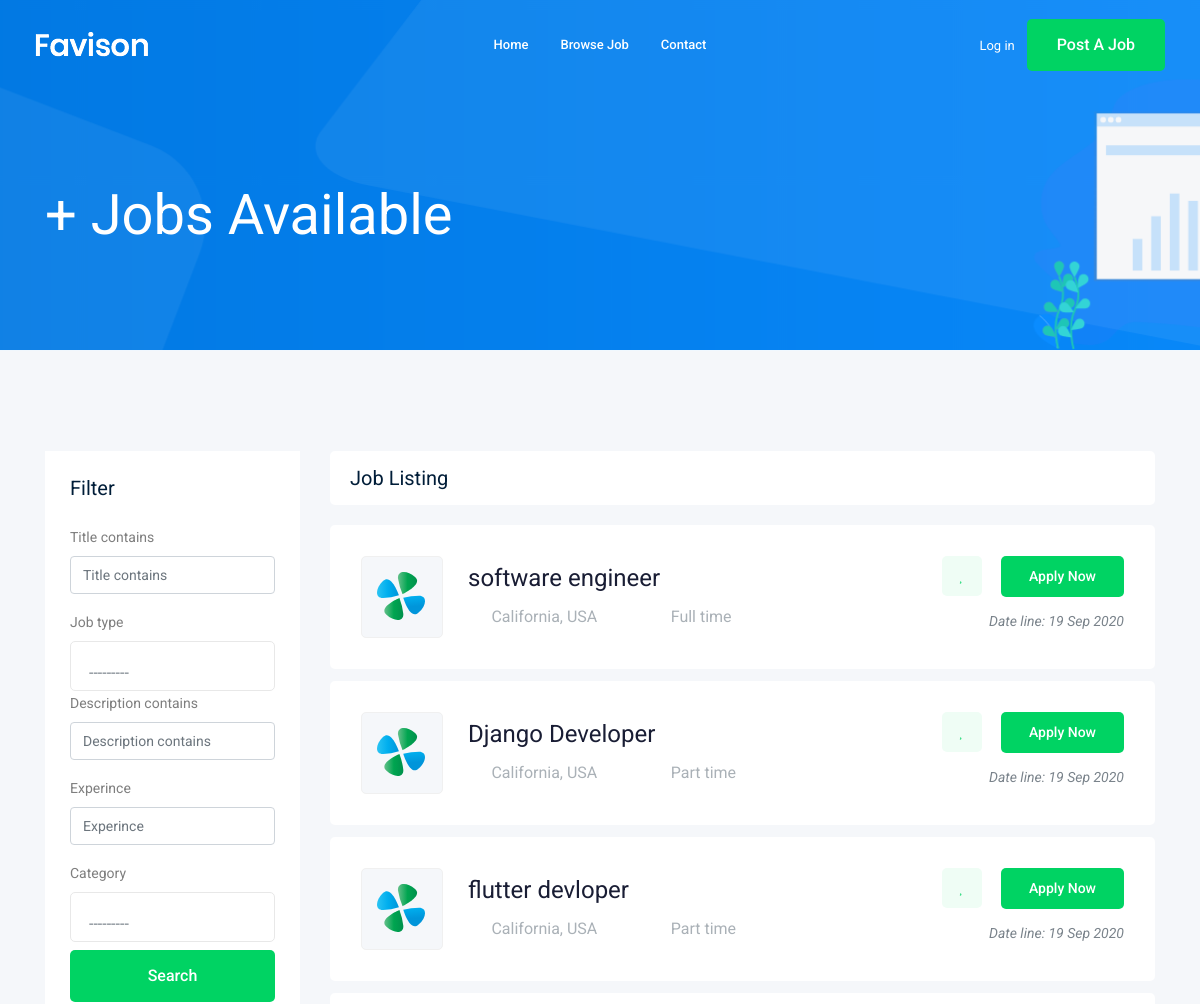
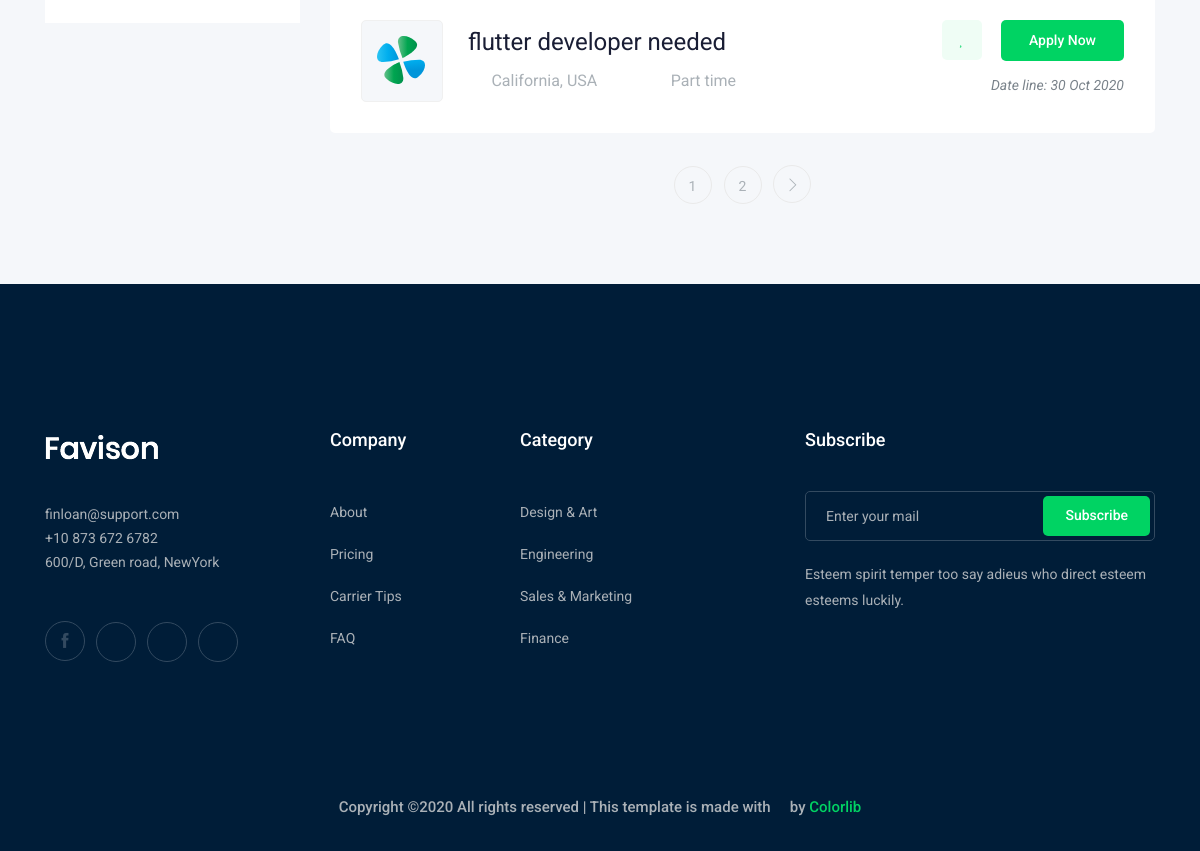
Screenshot of /jobs/ with the database file from the repository (2 pictures, top to bottom).
### job/models.py (models this page shows, shortened)
class Job(models.Model):      #table
    owner = models.ForeignKey(User, related_name='job_owner', on_delete=models.CASCADE)
    title = models.CharField(max_length=100)
    job_type = models.CharField(max_length=15 , choices=JOB_TYPE)
    description = models.TextField(max_length=1000)
    published_at = models.DateTimeField(auto_now=True)
    vacancy = models.IntegerField(default=1)
    salary = models.IntegerField(default=0)
    experince = models.IntegerField(default=1)
    category = models.ForeignKey('Category',on_delete=models.CASCADE)
    image = models.ImageField(upload_to=image_upload)
    slug = models.SlugField(blank=True, null=True)
    def __str__(self):
        return self.title

### job/views.py (the view)
# urls.py: path('', views.job_list , name = 'job_list'),
def job_list(request):
    job_list = Job.objects.all()
    myfilter = JobFilter(request.GET , queryset=job_list)
    job_list = myfilter.qs
    paginator = Paginator(job_list , 4) # Show 25 contacts per page.
    page_number = request.GET.get('page')
    page_obj = paginator.get_page(page_number)
    context = {'jobs' :page_obj , 'myfilter':myfilter }  #template name
    return render(request,'job/job_list.html',context)

### job/models.py (called while the page is built)
    def __str__(self):
        return self.name

### job/templates/job/job_list.html (shortened to what this page needs)
{% extends 'base.html' %}
{% load bootstrap4 %}
{% block body %}
    <div class="bradcam_area bradcam_bg_1">
        <div class="container">
            <div class="row">
                <div class="col-xl-12">
                    <div class="bradcam_text">
                        <h3>{{jobs.count}}+ Jobs Available</h3>
                    </div>
                </div>
            </div>
        </div>
    </div>
    <div class="job_listing_area plus_padding">
        <div class="container">
            <div class="row">
                <div class="col-lg-3">
                    <div class="job_filter white-bg">
                        <div class="form_inner white-bg">
                            <h3>Filter</h3>
                            <form method="GET">
                                {% bootstrap_form myfilter.form %}
                                <input type="submit" value="Search" class="boxed-btn3 w-100 mt-2">
                            </form>
                        </div>
                    </div>
                </div>
                <div class="col-lg-9">
                    <div class="recent_joblist_wrap">
                        <div class="recent_joblist white-bg ">
                            <div class="row align-items-center">
                                <div class="col-md-6">
                                    <h4>Job Listing</h4>
                                </div>
                                <div class="col-md-6">
                                </div>
                            </div>
                        </div>
                    </div>
                    <div class="job_lists m-0">
                        <div class="row">
                            {% for job in jobs %}
                            <div class="col-lg-12 col-md-12">
                                <div class="single_jobs white-bg d-flex justify-content-between">
                                    <div class="jobs_left d-flex align-items-center">
                                        <div class="thumb">
                                            <img src="img/svg_icon/1.svg" alt="">
                                        </div>
                                        <div class="jobs_conetent">
                                            <a href="{% url 'jobs:job_detail' job.slug %}"><h4>{{job}}</h4></a>
                                            <div class="links_locat d-flex align-items-center">
                                                <div class="location">
                                                    <p> <i class="fa fa-map-marker"></i> California, USA</p>
                                                </div>
                                                <div class="location">
                                                    <p> <i class="fa fa-clock-o"></i> {{job.job_type}}</p>
                                                </div>
                                            </div>
                                        </div>
                                    </div>
                                    <div class="jobs_right">
                                        <div class="apply_now">
                                            <a class="heart_mark" href="#"> <i class="fa fa-heart"></i> </a>
                                            <a href="{% url 'jobs:job_detail' job.slug %}" class="boxed-btn3">Apply Now</a>
                                        </div>
                                        <div class="date">
                                            <p>Date line: {{job.published_at | date:'d M o'}}</p>
                                        </div>
                                    </div>
                                </div>
                            </div>
                            {% endfor %}
                        </div>
                        <div class="row">
                            <div class="col-lg-12">
                                <div class="pagination_wrap">
                                    <ul>
                                        {% for num in jobs.paginator.page_range %}
                                            <li><a href="?page={{i}}"><span>{{num}}</span></a></li>
                                        {% endfor %}
                                        {% if jobs.has_next %}
                                            <li><a href="?page={{ jobs.next_page_number }}"> <i class="ti-angle-right"></i> </a></li>
                                        {% endif %}
                                    </ul>
                                </div>
                            </div>
                        </div>
                    </div>
                </div>
            </div>
        </div>
    </div>
{% endblock body %}

### rows the page displays
Job: title "software engineer", job_type "Full time", published_at "19 Sep 2020"
Job: title "Django Developer", job_type "Part time", published_at "19 Sep 2020"
Job: title "flutter devloper", job_type "Part time", published_at "19 Sep 2020"
Job: title "flutter developer needed", job_type "Part time", published_at "30 Oct 2020"

### other values shown
{{ num }} "1" "2"
